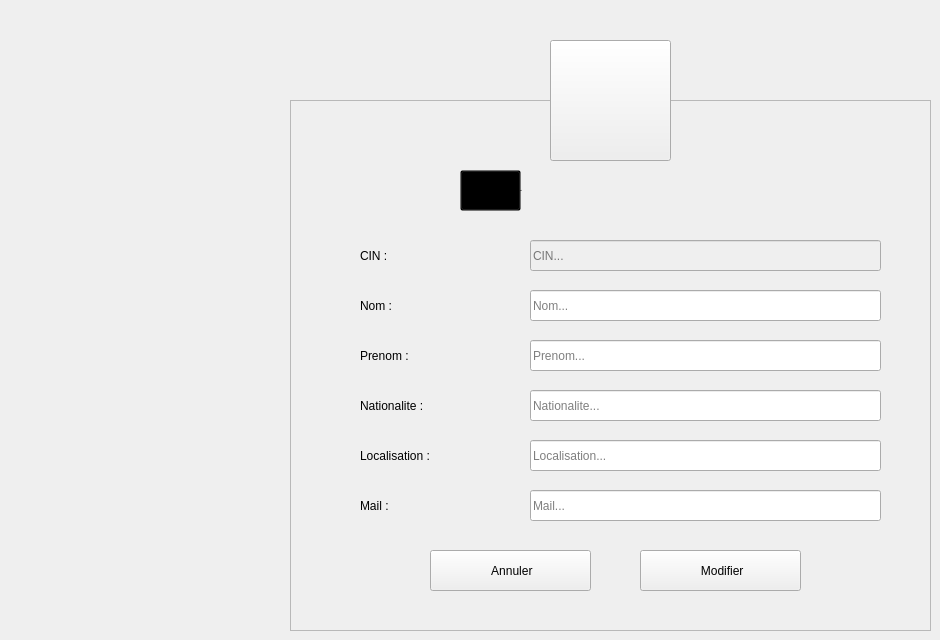
    <widget class="QWidget" name="Modifier_intervenant">
     <widget class="QToolButton" name="toolButton_5">
      <property name="geometry">
       <rect>
        <x>550</x>
        <y>40</y>
        <width>121</width>
        <height>121</height>
       </rect>
      </property>
      <property name="styleSheet">
       <string notr="true"/>
      </property>
      <property name="text">
       <string/>
      </property>
      <property name="icon">
       <iconset resource="Recources.qrc">
        <normaloff>:/Recources/Images/judge.png</normaloff>:/Recources/Images/judge.png</iconset>
      </property>
      <property name="iconSize">
       <size>
        <width>64</width>
        <height>64</height>
       </size>
      </property>
     </widget>
     <widget class="QFrame" name="frame_5">
      <property name="geometry">
       <rect>
        <x>290</x>
        <y>100</y>
        <width>641</width>
        <height>531</height>
       </rect>
      </property>
      <property name="styleSheet">
       <string notr="true"/>
      </property>
      <property name="frameShape">
       <enum>QFrame::StyledPanel</enum>
      </property>
      <property name="frameShadow">
       <enum>QFrame::Raised</enum>
      </property>
      <widget class="QLabel" name="L_ModifierIntervenant">
       <property name="geometry">
        <rect>
         <x>220</x>
         <y>70</y>
         <width>281</width>
         <height>41</height>
        </rect>
       </property>
       <property name="font">
        <font>
         <family>century gothic</family>
         <pointsize>-1</pointsize>
         <weight>75</weight>
         <bold>true</bold>
        </font>
       </property>
       <property name="styleSheet">
        <string notr="true">background: transparent;</string>
       </property>
       <property name="text">
        <string>Modifier un Intervenant</string>
       </property>
      </widget>
      <widget class="QLabel" name="L_MNomIntervenant">
       <property name="geometry">
        <rect>
         <x>70</x>
         <y>190</y>
         <width>121</width>
         <height>31</height>
        </rect>
       </property>
       <property name="styleSheet">
        <string notr="true">background: transparent;</string>
       </property>
       <property name="text">
        <string>Nom :</string>
       </property>
      </widget>
      <widget class="QLabel" name="L_MPrenomIntervenant">
       <property name="geometry">
        <rect>
         <x>70</x>
         <y>240</y>
         <width>121</width>
         <height>31</height>
        </rect>
       </property>
       <property name="styleSheet">
        <string notr="true">background: transparent;</string>
       </property>
       <property name="text">
        <string>Prenom :</string>
       </property>
      </widget>
      <widget class="QLabel" name="L_MnationaliteIntervenant">
       <property name="geometry">
        <rect>
         <x>70</x>
         <y>290</y>
         <width>131</width>
         <height>31</height>
        </rect>
       </property>
       <property name="styleSheet">
        <string notr="true">background: transparent;</string>
       </property>
       <property name="text">
        <string>Nationalite :</string>
       </property>
      </widget>
      <widget class="QLabel" name="L_MLocalIntervenant">
       <property name="geometry">
        <rect>
         <x>70</x>
         <y>340</y>
         <width>141</width>
         <height>31</height>
        </rect>
       </property>
       <property name="styleSheet">
        <string notr="true">background: transparent;</string>
       </property>
       <property name="text">
        <string>Localisation :</string>
       </property>
      </widget>
      <widget class="QLabel" name="L_MMailIntervenant">
       <property name="geometry">
        <rect>
         <x>70</x>
         <y>390</y>
         <width>141</width>
         <height>31</height>
        </rect>
       </property>
       <property name="styleSheet">
        <string notr="true">background: transparent;</string>
       </property>
       <property name="text">
        <string>Mail :</string>
       </property>
      </widget>
      <widget class="QLineEdit" name="LE_MNomIntervenant">
       <property name="geometry">
        <rect>
         <x>240</x>
         <y>190</y>
         <width>351</width>
         <height>31</height>
        </rect>
       </property>
       <property name="placeholderText">
        <string>Nom...</string>
       </property>
      </widget>
      <widget class="QLineEdit" name="LE_MPrenomIntervenant">
       <property name="geometry">
        <rect>
         <x>240</x>
         <y>240</y>
         <width>351</width>
         <height>31</height>
        </rect>
       </property>
       <property name="placeholderText">
        <string>Prenom...</string>
       </property>
      </widget>
      <widget class="QLineEdit" name="LE_MNationaliteIntervenant">
       <property name="geometry">
        <rect>
         <x>240</x>
         <y>290</y>
         <width>351</width>
         <height>31</height>
        </rect>
       </property>
       <property name="placeholderText">
        <string>Nationalite...</string>
       </property>
      </widget>
      <widget class="QLineEdit" name="LE_MLocalIntervenant">
       <property name="geometry">
        <rect>
         <x>240</x>
         <y>340</y>
         <width>351</width>
         <height>31</height>
        </rect>
       </property>
       <property name="placeholderText">
        <string>Localisation...</string>
       </property>
      </widget>
      <widget class="QLineEdit" name="LE_MMailIntervenant">
       <property name="geometry">
        <rect>
         <x>240</x>
         <y>390</y>
         <width>351</width>
         <height>31</height>
        </rect>
       </property>
       <property name="placeholderText">
        <string>Mail...</string>
       </property>
      </widget>
      <widget class="QPushButton" name="B_MConfirmerIntervenant">
       <property name="geometry">
        <rect>
         <x>350</x>
         <y>450</y>
         <width>161</width>
         <height>41</height>
        </rect>
       </property>
       <property name="cursor">
        <cursorShape>PointingHandCursor</cursorShape>
       </property>
       <property name="text">
        <string> Modifier</string>
       </property>
       <property name="icon">
        <iconset resource="Recources.qrc">
         <normaloff>:/Recources/Images/confirm.png</normaloff>:/Recources/Images/confirm.png</iconset>
       </property>
       <property name="iconSize">
        <size>
         <width>20</width>
         <height>20</height>
        </size>
       </property>
      </widget>
      <widget class="QPushButton" name="B_MAnuulerIntervenant">
       <property name="geometry">
        <rect>
         <x>140</x>
         <y>450</y>
         <width>161</width>
         <height>41</height>
        </rect>
       </property>
       <property name="cursor">
        <cursorShape>PointingHandCursor</cursorShape>
       </property>
       <property name="text">
        <string> Annuler</string>
       </property>
       <property name="icon">
        <iconset resource="Recources.qrc">
         <normaloff>:/Recources/Images/close.png</normaloff>:/Recources/Images/close.png</iconset>
       </property>
       <property name="iconSize">
        <size>
         <width>16</width>
         <height>16</height>
        </size>
       </property>
      </widget>
      <widget class="QToolButton" name="toolButton_6">
       <property name="geometry">
        <rect>
         <x>170</x>
         <y>70</y>
         <width>61</width>
         <height>41</height>
        </rect>
       </property>
       <property name="styleSheet">
        <string notr="true">background: transparent;</string>
       </property>
       <property name="text">
        <string/>
       </property>
       <property name="icon">
        <iconset resource="Recources.qrc">
         <normaloff>:/Recources/Images/edit-user.gif</normaloff>:/Recources/Images/edit-user.gif</iconset>
       </property>
       <property name="iconSize">
        <size>
         <width>30</width>
         <height>30</height>
        </size>
       </property>
      </widget>
      <widget class="QLabel" name="L_MCinIntervenant">
       <property name="geometry">
        <rect>
         <x>70</x>
         <y>140</y>
         <width>121</width>
         <height>31</height>
        </rect>
       </property>
       <property name="styleSheet">
        <string notr="true">background: transparent;</string>
       </property>
       <property name="text">
        <string>CIN :</string>
       </property>
      </widget>
      <widget class="QLineEdit" name="LE_MCinIntervenant">
       <property name="enabled">
        <bool>false</bool>
       </property>
       <property name="geometry">
        <rect>
         <x>240</x>
         <y>140</y>
         <width>351</width>
         <height>31</height>
        </rect>
       </property>
       <property name="placeholderText">
        <string>CIN...</string>
       </property>
      </widget>
     </widget>
     <zorder>frame_5</zorder>
     <zorder>toolButton_5</zorder>
    </widget>
